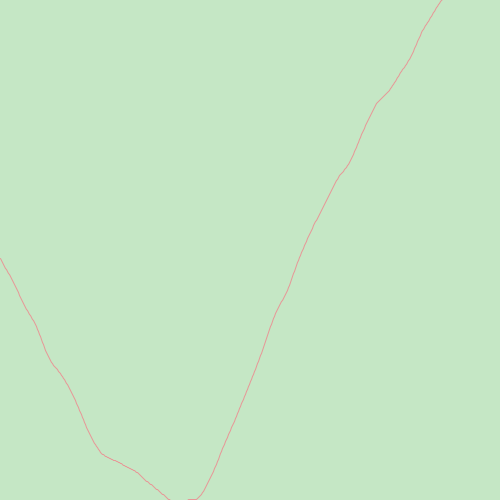
Frame 1 (no input)
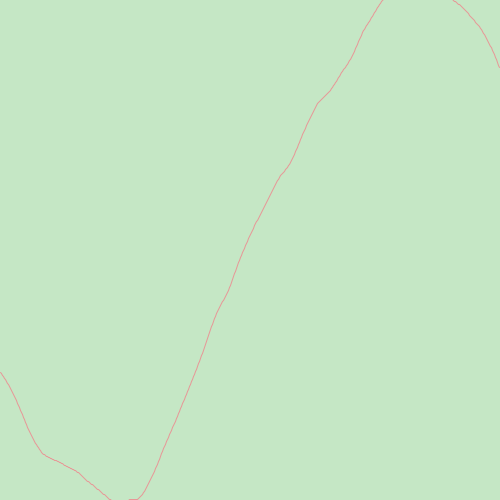
Frame 60 (the mouse pressed at the canvas centre just before this capture)
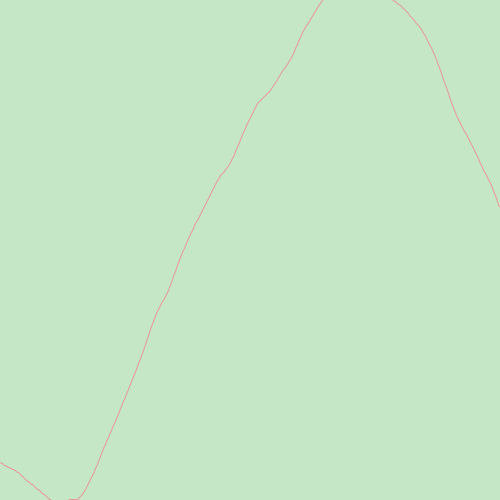
Frame 120 (the mouse held since frame 60 and released just before this capture)

The Processing sketch that drew these frames (run headless with seeded random() and noise(); from frame 60 on, the mouse is pressed at the canvas centre):

// Processing sketch: Graphing_NoiseWave_Sine
// ── Graphing_NoiseWave_Sine.pde
/*
 ITP Unconference Generative Algorithm Workshop by Liu Chang
 1.18.2017 @ITP Unconference, New York
 
 Below is a code example for the exercise section.
 Only for education purpose.
 
 Workshop Repo: github.com/CICILIU/Generative-Algorithm-with-Video-Feed
 Website: www.liuchang.work/
 
 */
float y;
float xoffset;
float  inc = 0.01;//increase
float start = 0;

void setup() {
  size(500, 500);
  //noiseDetail(20);
}

void draw() {
  background(197, 231, 197);
  stroke(16, 151, 234);
  noFill();
  beginShape();
  xoffset = start;


  for (int x= 0; x<width; x++) {

    xoffset = xoffset +inc;
    float n = map(noise(xoffset), 0, 1, -50, 50);
    float s = map(sin(xoffset), -1, 1, 0, height-10);
    float y = s+n;

    stroke(231, 151, 151);
    vertex(x, y);
  }
  endShape();
  start += inc;
  //noLoop();
}
